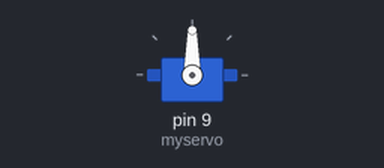
The sketch below on a simulated Arduino Uno, built with avr-gcc and run on an emulated ATmega328P. Parts: servo.

Above: at 0.05 s.
At 3.35 s:
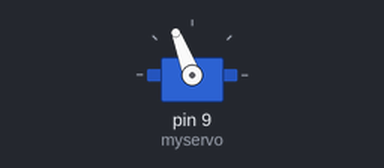
At 6.6 s:
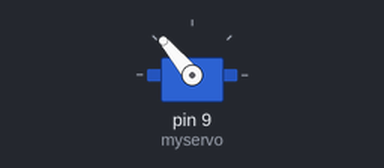
At 13.35 s:
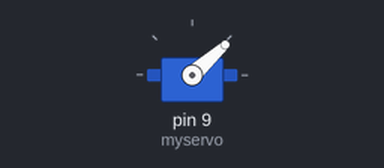
Timing chart, 0 to 17.4 s (numbered marks = the images above):
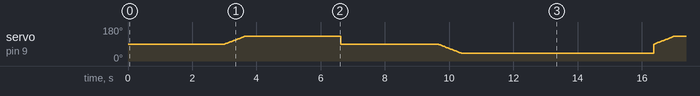

The sketch:

servo.ino
```cpp
#include <Servo.h>

Servo myservo;  // create servo object to control a servo
// twelve servo objects can be created on most boards

int pos = 0;    // variable to store the servo position

void setup() {
  myservo.attach(9);  // attaches the servo on pin 9 to the servo object
}

void loop() {
//  for (pos = 0; pos <= 70; pos += 1) { // goes from 0 degrees to 180 degrees
//    // in steps of 1 degree
//    myservo.write(pos);  // tell servo to go to position in variable 'pos'
//    Serial.println(pos);
//    delay(15);                       // waits 15ms for the servo to reach the position
//  }
//  for (pos = 90; pos >= 42; pos -= 1) { // goes from 180 degrees to 0 degrees
//    myservo.write(pos);
//    Serial.println(pos);// tell servo to go to position in variable 'pos'
//    delay(15);                       // waits 15ms for the servo to reach the position
//  }
Serial.println(90);
delay(3000);
for (pos = 90; pos <= 130; pos += 1) { // goes from 0 degrees to 180 degrees
    // in steps of 1 degree
    myservo.write(pos);  // tell servo to go to position in variable 'pos'
    Serial.println(pos);
    delay(15);                       // waits 15ms for the servo to reach the position
  }
  delay(3000);
  myservo.write(90);
  delay(3000);
  for (pos = 90; pos >= 42; pos -= 1) { // goes from 180 degrees to 0 degrees
    myservo.write(pos);
    Serial.println(pos);// tell servo to go to position in variable 'pos'
    delay(15);                       // waits 15ms for the servo to reach the position
  }
  delay(3000);


//myservo.write(130);
}
```
